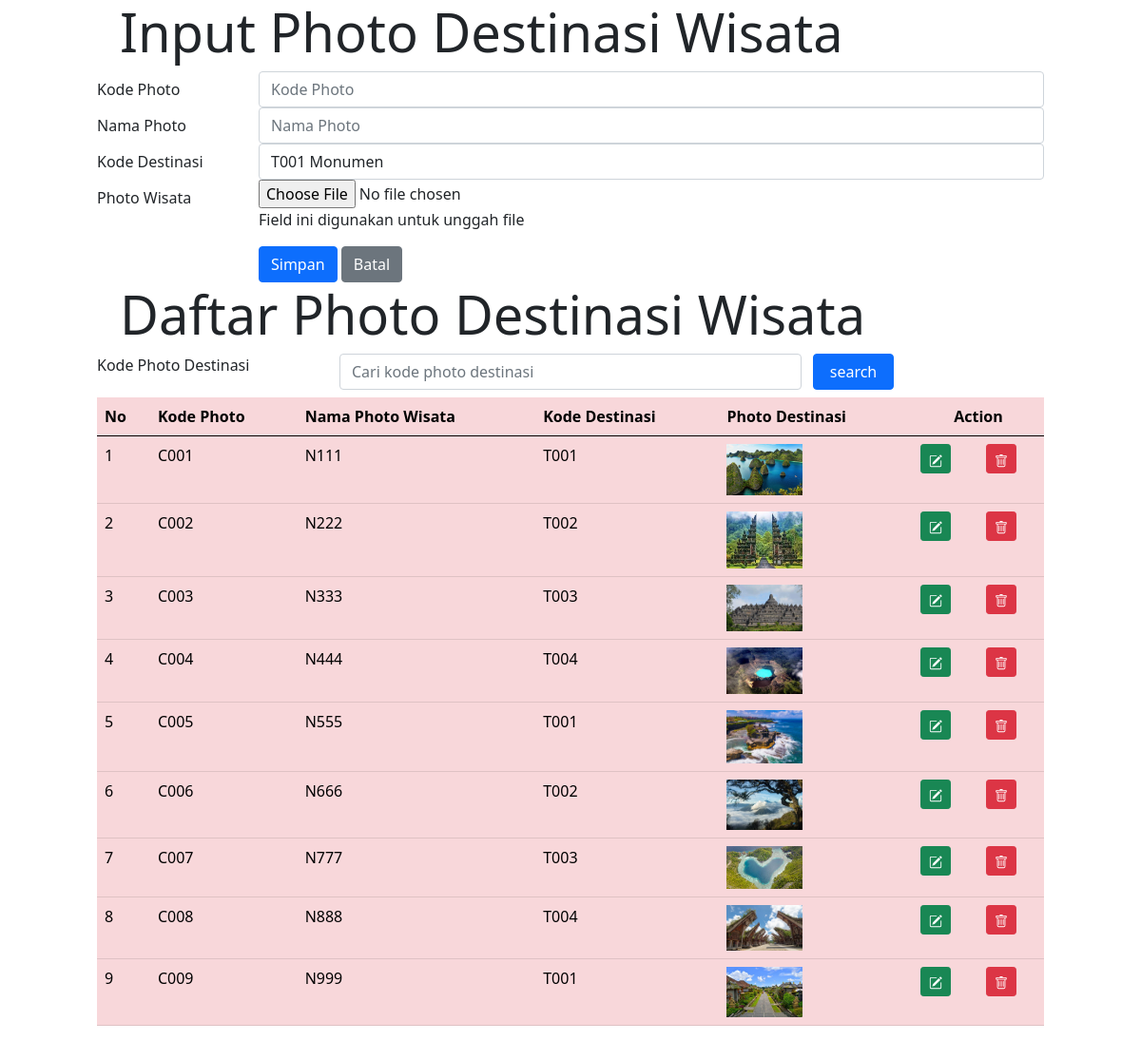
/WEBDEV2324-A/ADMIN/photodestinasi.php, run on the app's committed database.
### tables this page shows
CREATE TABLE `fotodestinasi` (
  `fotodestinasiKODE` char(4) NOT NULL,
  `fotodestinasiNAMA` char(255) NOT NULL,
  `fotodestinasiFILE` char(255) NOT NULL,
  `destinasiKODE` char(4) NOT NULL
);

### WEBDEV2324-A/ADMIN/photodestinasi.php (the view, shortened to what this page needs)
<!DOCTYPE html>
<html lang="en">
<head>
  	<link rel="stylesheet" type="text/css" href="https://cdnjs.cloudflare.com/ajax/libs/select2/4.0.3/css/select2.min.css">
	<link rel="stylesheet" type="text/css" href="css/bootstrap.min.css">
	<link rel="stylesheet" href="https://cdn.jsdelivr.net/npm/bootstrap-icons@1.10.2/font/bootstrap-icons.css">
</head>
<?php
	include "include/config.php";
	$datadestinasi = mysqli_query($connection, "select * from destinasi");
?>
<body>
<div class="row">
<div class="col-sm-1"></div>
<div class="col-sm-10">
	<div class="jumbotron jumbotron-fluid">
		<div class="container">
			<h1 class="display-4">Input Photo Destinasi Wisata</h1>
		</div>
	</div>
	<form method="POST" enctype="multipart/form-data">
		<div class="form-group row">
			<label for="kodefoto" class="col-sm-2 col-form-label">Kode Photo</label>
			<div class="col-sm-10">
				<input type="text" class="form-control" id="kodefoto" name="inputkode" placeholder="Kode Photo" maxlength="4">
			</div>
		</div>
		<div class="form-group row">
			<label for="namafoto" class="col-sm-2 col-form-label">Nama Photo</label>
			<div class="col-sm-10">
				<input type="text" class="form-control" id="namafoto" name="inputnama" placeholder="Nama Photo">
			</div>
		</div>
		<div class="form-group row">
			<label for="namadestinasi" class="col-sm-2 col-form-label">Kode Destinasi</label>
			<div class="col-sm-10">
			<select class="form-control" id="namadestinasi" name="kodedestinasi">
				<?php while($row = mysqli_fetch_array($datadestinasi))
				{ ?>
					<option value="<?php echo $row["destinasiKODE"]?>">
						<?php echo $row["destinasiKODE"]?>
						<?php echo $row["destinasiNAMA"]?>
					</option>
				<?php } ?>
			</select>
			</div>
		</div>
		<div class="form-group row">
			<label for="file" class="col-sm-2 col-form-label">Photo Wisata</label>
			<div class="col-sm-10">
				<input type="file" id="file" name="file">
				<p class="help-block">Field ini digunakan untuk unggah file</p>
			</div>
		</div>
		<div class="form-group row">
			<div class="col-sm-2"></div>
			<div class="col-sm-10">
				<input type="submit" name="Simpan" class="btn btn-primary" value="Simpan">
				<input type="submit" name="Batal" class="btn btn-secondary" value="Batal">
			</div>
		</div>
	</form>
</div>
<div class="col-sm-1"></div>
</div>
<div class="row">
	<div class="col-sm-1"></div>
	<div class="col-sm-10">
		<div class="jumbotron jumbotron-fluid">
			<div class="container">
				<h1 class="display-4">Daftar Photo Destinasi Wisata</h1>
			</div>
		</div>
		<form method="POST">
      <div class="form-group row mb-2">
        <label for="search" class="col-sm-3">Kode Photo Destinasi</label>
        <div class="col-sm-6">
          <input type="text" name="search" class="form-control" id="search" value="<?php if(isset($_POST["search"])) {echo $_POST ["search"];} ?>" placeholder="Cari kode photo destinasi">
        </div>
        <input type="submit" name="kirim" class="col-sm-1 btn btn-primary" value="search">
      </div>
    </form>
	<table class="table table-hover table-danger">
		<thead class="thead-dark">
			<tr>
				<th>No</th>
				<th>Kode Photo</th>
				<th>Nama Photo Wisata</th>
				<th>Kode Destinasi</th>
				<th>Photo Destinasi</th>
				<th colspan="2" style="text-align: center">Action</th>
			</tr>
		</thead>
		<tbody>
			<?php $query = mysqli_query($connection, "select * from fotodestinasi");
			if(isset ($_POST["kirim"]))
			{
  				$search = $_POST["search"];
  				$query = mysqli_query($connection, "select fotodestinasi.* from fotodestinasi where fotodestinasiKODE like '%".$search."%'");
  			} else
  				{
  					$query = mysqli_query($connection,"select fotodestinasi.* from fotodestinasi");
  				}
			$nomor = 1;
			while ($row = mysqli_fetch_array($query))
			{
			?>
				<tr>
					<td><?php echo $nomor;?></td>
					<td><?php echo $row['fotodestinasiKODE'];?></td>
					<td><?php echo $row['fotodestinasiNAMA'];?></td>
					<td><?php echo $row['destinasiKODE'];?></td>
					<td>
						<?php if(is_file("images/".$row['fotodestinasiFILE']))
						{ ?>
							<img src="images/<?php echo $row['fotodestinasiFILE']?>" width="80">
						<?php } else
							echo "<img src='images/noimage.png' width='80'>"
						?>
					</td>
					<td>
						<a href="photodestinasiedit.php?Edit=<?php echo $row['fotodestinasiKODE']?>" class="btn btn-success btn-sm" title="EDIT">
						</a>
					</td>
					<td>
						<a href="photodestinasihapus.php?hapusfoto=<?php echo $row['fotodestinasiKODE']?>" class="btn btn-danger btn-sm" title="DELETE">
						</a>
					</td>
				</tr>
			<?php $nomor = $nomor + 1;?>
			<?php }	?>
		</tbody>
	</table>
	</div>
	<div class="col-sm-1"></div>
</div>
</body>
</html>

### data on the page
fotodestinasi: fotodestinasiKODE "C001", fotodestinasiNAMA "N111", destinasiKODE "T001", fotodestinasiFILE (picture)
fotodestinasi: fotodestinasiKODE "C002", fotodestinasiNAMA "N222", destinasiKODE "T002", fotodestinasiFILE (picture)
fotodestinasi: fotodestinasiKODE "C003", fotodestinasiNAMA "N333", destinasiKODE "T003", fotodestinasiFILE (picture)
fotodestinasi: fotodestinasiKODE "C004", fotodestinasiNAMA "N444", destinasiKODE "T004", fotodestinasiFILE (picture)
fotodestinasi: fotodestinasiKODE "C005", fotodestinasiNAMA "N555", destinasiKODE "T001", fotodestinasiFILE (picture)
fotodestinasi: fotodestinasiKODE "C006", fotodestinasiNAMA "N666", destinasiKODE "T002", fotodestinasiFILE (picture)
fotodestinasi: fotodestinasiKODE "C007", fotodestinasiNAMA "N777", destinasiKODE "T003", fotodestinasiFILE (picture)
fotodestinasi: fotodestinasiKODE "C008", fotodestinasiNAMA "N888", destinasiKODE "T004", fotodestinasiFILE (picture)
fotodestinasi: fotodestinasiKODE "C009", fotodestinasiNAMA "N999", destinasiKODE "T001", fotodestinasiFILE (picture)

### other printed values
form field kodedestinasi "T001 Monumen"
